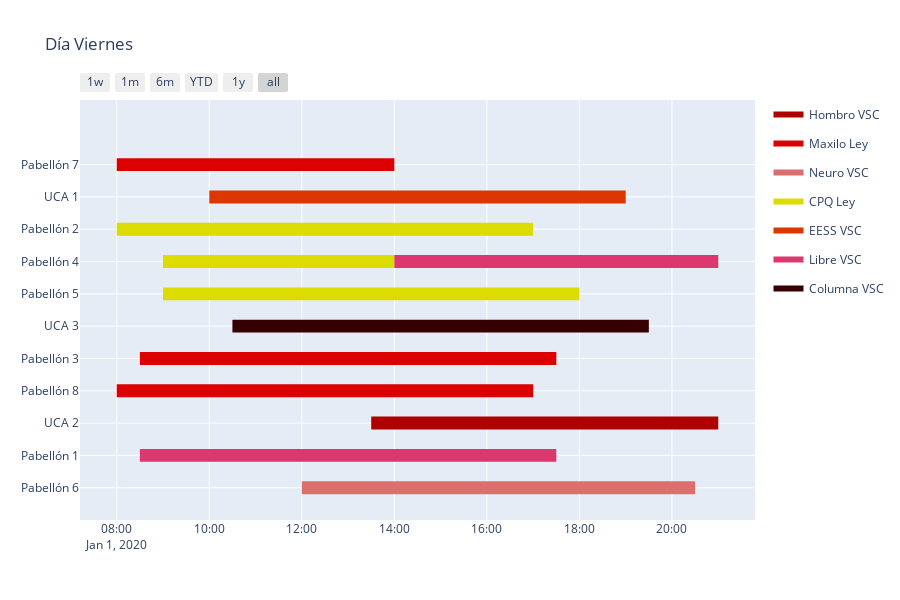

Here is the notebook cell this chart was saved with:
### Code cell
fig_4 = ff.create_gantt(df4, colors=colors_4, index_col='Resource', show_colorbar=True, title='Día Viernes',showgrid_x=True, showgrid_y=True,
                      group_tasks=True)
fig_4.show()

### Figure 1 — Plotly figure (JSON) as saved in the notebook; plotly's stock layout.template omitted (floating-point values rounded to 4 significant figures)
{"data": [{"fill": "toself", "fillcolor": "rgb(175, 0, 0)", "hoverinfo": "name", "legendgroup": "rgb(175, 0, 0)", "mode": "none", "name": "Hombro VSC", "type": "scatter", "x": ["2020-01-01T13:30:00", "2020-01-01T21:00:00", "2020-01-01T21:00:00", "2020-01-01T13:30:00"], "y": [1.8, 1.8, 2.2, 2.2]}, {"fill": "toself", "fillcolor": "rgb(220, 0, 0)", "hoverinfo": "name", "legendgroup": "rgb(220, 0, 0)", "mode": "none", "name": "Maxilo Ley", "type": "scatter", "x": ["2020-01-01T08:00:00", "2020-01-01T14:00:00", "2020-01-01T14:00:00", "2020-01-01T08:00:00", "2020-01-01T08:00:00", "2020-01-01T08:30:00", "2020-01-01T17:30:00", "2020-01-01T17:30:00", "2020-01-01T08:30:00", "2020-01-01T08:30:00", "2020-01-01T08:00:00", "2020-01-01T17:00:00", "2020-01-01T17:00:00", "2020-01-01T08:00:00"], "y": [9.8, 9.8, 10.2, 10.2, null, 3.8, 3.8, 4.2, 4.2, null, 2.8, 2.8, 3.2, 3.2]}, {"fill": "toself", "fillcolor": "rgb(220, 110, 110)", "hoverinfo": "name", "legendgroup": "rgb(220, 110, 110)", "mode": "none", "name": "Neuro VSC", "type": "scatter", "x": ["2020-01-01T12:00:00", "2020-01-01T20:30:00", "2020-01-01T20:30:00", "2020-01-01T12:00:00"], "y": [-0.2, -0.2, 0.2, 0.2]}, {"fill": "toself", "fillcolor": "rgb(220, 220, 0)", "hoverinfo": "name", "legendgroup": "rgb(220, 220, 0)", "mode": "none", "name": "CPQ Ley", "type": "scatter", "x": ["2020-01-01T08:00:00", "2020-01-01T17:00:00", "2020-01-01T17:00:00", "2020-01-01T08:00:00", "2020-01-01T08:00:00", "2020-01-01T09:00:00", "2020-01-01T14:00:00", "2020-01-01T14:00:00", "2020-01-01T09:00:00", "2020-01-01T09:00:00", "2020-01-01T09:00:00", "2020-01-01T18:00:00", "2020-01-01T18:00:00", "2020-01-01T09:00:00"], "y": [7.8, 7.8, 8.2, 8.2, null, 6.8, 6.8, 7.2, 7.2, null, 5.8, 5.8, 6.2, 6.2]}, {"fill": "toself", "fillcolor": "rgb(220, 55, 0)", "hoverinfo": "name", "legendgroup": "rgb(220, 55, 0)", "mode": "none", "name": "EESS VSC", "type": "scatter", "x": ["2020-01-01T10:00:00", "2020-01-01T19:00:00", "2020-01-01T19:00:00", "2020-01-01T10:00:00"], "y": [8.8, 8.8, 9.2, 9.2]}, {"fill": "toself", "fillcolor": "rgb(220, 55, 110)", "hoverinfo": "name", "legendgroup": "rgb(220, 55, 110)", "mode": "none", "name": "Libre VSC", "type": "scatter", "x": ["2020-01-01T08:30:00", "2020-01-01T17:30:00", "2020-01-01T17:30:00", "2020-01-01T08:30:00", "2020-01-01T08:30:00", "2020-01-01T14:00:00", "2020-01-01T21:00:00", "2020-01-01T21:00:00", "2020-01-01T14:00:00"], "y": [0.8, 0.8, 1.2, 1.2, null, 6.8, 6.8, 7.2, 7.2]}, {"fill": "toself", "fillcolor": "rgb(55, 0, 0)", "hoverinfo": "name", "legendgroup": "rgb(55, 0, 0)", "mode": "none", "name": "Columna VSC", "type": "scatter", "x": ["2020-01-01T10:30:00", "2020-01-01T19:30:00", "2020-01-01T19:30:00", "2020-01-01T10:30:00"], "y": [4.8, 4.8, 5.2, 5.2]}, {"legendgroup": "rgb(175, 0, 0)", "marker": {"color": "rgb(175, 0, 0)", "opacity": 0, "size": 1}, "mode": "markers", "name": "", "showlegend": false, "text": [null, null], "type": "scatter", "x": ["2020-01-01T13:30:00", "2020-01-01T21:00:00"], "y": [2, 2]}, {"legendgroup": "rgb(220, 0, 0)", "marker": {"color": "rgb(220, 0, 0)", "opacity": 0, "size": 1}, "mode": "markers", "name": "", "showlegend": false, "text": [null, null, null, null, null, null], "type": "scatter", "x": ["2020-01-01T08:00:00", "2020-01-01T14:00:00", "2020-01-01T08:30:00", "2020-01-01T17:30:00", "2020-01-01T08:00:00", "2020-01-01T17:00:00"], "y": [10, 10, 4, 4, 3, 3]}, {"legendgroup": "rgb(220, 110, 110)", "marker": {"color": "rgb(220, 110, 110)", "opacity": 0, "size": 1}, "mode": "markers", "name": "", "showlegend": false, "text": [null, null], "type": "scatter", "x": ["2020-01-01T12:00:00", "2020-01-01T20:30:00"], "y": [0, 0]}, {"legendgroup": "rgb(220, 220, 0)", "marker": {"color": "rgb(220, 220, 0)", "opacity": 0, "size": 1}, "mode": "markers", "name": "", "showlegend": false, "text": [null, null, null, null, null, null], "type": "scatter", "x": ["2020-01-01T08:00:00", "2020-01-01T17:00:00", "2020-01-01T09:00:00", "2020-01-01T14:00:00", "2020-01-01T09:00:00", "2020-01-01T18:00:00"], "y": [8, 8, 7, 7, 6, 6]}, {"legendgroup": "rgb(220, 55, 0)", "marker": {"color": "rgb(220, 55, 0)", "opacity": 0, "size": 1}, "mode": "markers", "name": "", "showlegend": false, "text": [null, null], "type": "scatter", "x": ["2020-01-01T10:00:00", "2020-01-01T19:00:00"], "y": [9, 9]}, {"legendgroup": "rgb(220, 55, 110)", "marker": {"color": "rgb(220, 55, 110)", "opacity": 0, "size": 1}, "mode": "markers", "name": "", "showlegend": false, "text": [null, null, null, null], "type": "scatter", "x": ["2020-01-01T08:30:00", "2020-01-01T17:30:00", "2020-01-01T14:00:00", "2020-01-01T21:00:00"], "y": [1, 1, 7, 7]}, {"legendgroup": "rgb(55, 0, 0)", "marker": {"color": "rgb(55, 0, 0)", "opacity": 0, "size": 1}, "mode": "markers", "name": "", "showlegend": false, "text": [null, null], "type": "scatter", "x": ["2020-01-01T10:30:00", "2020-01-01T19:30:00"], "y": [5, 5]}], "layout": {"height": 600, "hovermode": "closest", "showlegend": true, "title": {"text": "Día Viernes"}, "xaxis": {"rangeselector": {"buttons": [{"count": 7, "label": "1w", "step": "day", "stepmode": "backward"}, {"count": 1, "label": "1m", "step": "month", "stepmode": "backward"}, {"count": 6, "label": "6m", "step": "month", "stepmode": "backward"}, {"count": 1, "label": "YTD", "step": "year", "stepmode": "todate"}, {"count": 1, "label": "1y", "step": "year", "stepmode": "backward"}, {"step": "all"}]}, "showgrid": true, "type": "date", "zeroline": false}, "yaxis": {"autorange": false, "range": [-1, 12], "showgrid": true, "ticktext": ["Pabellón 6", "Pabellón 1", "UCA 2", "Pabellón 8", "Pabellón 3", "UCA 3", "Pabellón 5", "Pabellón 4", "Pabellón 2", "UCA 1", "Pabellón 7"], "tickvals": [0, 1, 2, 3, 4, 5, 6, 7, 8, 9, 10], "zeroline": false}}}
